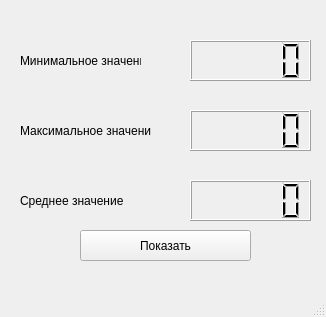
<?xml version="1.0" encoding="UTF-8"?>
<ui version="4.0">
 <class>MainWindow</class>
 <widget class="QMainWindow" name="MainWindow">
  <property name="geometry">
   <rect>
    <x>0</x>
    <y>0</y>
    <width>326</width>
    <height>317</height>
   </rect>
  </property>
  <property name="windowTitle">
   <string>Файловая статистика</string>
  </property>
  <widget class="QWidget" name="centralwidget">
   <widget class="QLCDNumber" name="Number_min">
    <property name="geometry">
     <rect>
      <x>190</x>
      <y>40</y>
      <width>121</width>
      <height>41</height>
     </rect>
    </property>
   </widget>
   <widget class="QLCDNumber" name="Number_max">
    <property name="geometry">
     <rect>
      <x>190</x>
      <y>110</y>
      <width>121</width>
      <height>41</height>
     </rect>
    </property>
   </widget>
   <widget class="QLCDNumber" name="Number_sred">
    <property name="geometry">
     <rect>
      <x>190</x>
      <y>180</y>
      <width>121</width>
      <height>41</height>
     </rect>
    </property>
   </widget>
   <widget class="QLabel" name="min">
    <property name="geometry">
     <rect>
      <x>20</x>
      <y>40</y>
      <width>121</width>
      <height>41</height>
     </rect>
    </property>
    <property name="text">
     <string>Минимальное значение</string>
    </property>
   </widget>
   <widget class="QLabel" name="max">
    <property name="geometry">
     <rect>
      <x>20</x>
      <y>110</y>
      <width>131</width>
      <height>41</height>
     </rect>
    </property>
    <property name="text">
     <string>Максимальное значение</string>
    </property>
   </widget>
   <widget class="QLabel" name="sred">
    <property name="geometry">
     <rect>
      <x>20</x>
      <y>180</y>
      <width>131</width>
      <height>41</height>
     </rect>
    </property>
    <property name="text">
     <string>Среднее значение</string>
    </property>
   </widget>
   <widget class="QPushButton" name="pushButton">
    <property name="geometry">
     <rect>
      <x>80</x>
      <y>230</y>
      <width>171</width>
      <height>31</height>
     </rect>
    </property>
    <property name="text">
     <string>Показать</string>
    </property>
   </widget>
  </widget>
  <widget class="QMenuBar" name="menubar">
   <property name="geometry">
    <rect>
     <x>0</x>
     <y>0</y>
     <width>326</width>
     <height>21</height>
    </rect>
   </property>
  </widget>
  <widget class="QStatusBar" name="statusbar"/>
 </widget>
 <resources/>
 <connections/>
</ui>
